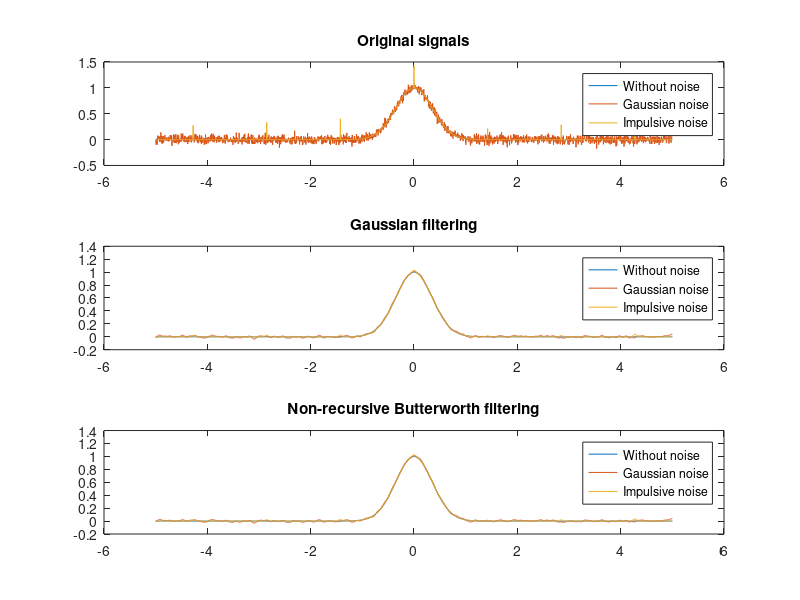

The MATLAB script that drew this image:
function lab_04
    % Input parameters
    sigma = 0.5;

    % Borders of calculation
    mult = 5;
    step = 0.005;
    t = -mult:step:mult;

    % Pulse generation
    x0 = gauspls(t, sigma);

    % Gaussian noise generation
    NA = 0;
    NS = 0.05;
    n1 = normrnd(NA,NS,[1 length(x0)]);
    x1 = x0+n1;

    % Impulsive noise generation
    count = 7;
    M = 0.4;
    n2 = impnoise(length(x0),count,M);
    x2 = x0+n2;

    % Calculation of filtering arrays
    [B,A] = butter(6,0.05,'low');
    G = gaussfilt(4,20,'low');
    BB = buttfilt(6,20,'low');

    %
    % PLOTTING
    %

    figure;
    subplot(3, 1, 1);
    plot(t,x0,t,x1,t,x2);
    title('Original signals');
    legend('Without noise','Gaussian noise','Impulsive noise');

    subplot(3, 1, 2);
    plot(t,x0,t,filtfilt(G,1,x1),t,filtfilt(G,1,x2));
    title('Gaussian filtering');
    legend('Without noise','Gaussian noise','Impulsive noise');

    subplot(3, 1, 3);
    plot(t,x0,t,filtfilt(BB,1,x1),t,filtfilt(BB,1,x2));
    title('Non-recursive Butterworth filtering');
    legend('Without noise','Gaussian noise','Impulsive noise');
end

% Gaussian pulse generation
function y = gauspls(x,s)
    y = exp(-(x/s).^2);
end

% Impulsive noise generation
function y = impnoise(size,N,mult)
    step = floor(size/N);
    y = zeros(1,size);
    for i = 0:floor(N/2)
        y(round(size/2)+i*step) = mult*(0.5+rand);
        y(round(size/2)-i*step) = mult*(0.5+rand);
    end
end

% Non-recursive Butterworth implementation
function y = buttfilt(D,size,type)
    x = linspace(-size/2,size/2,size);
    if (strcmp(type,'low'))
        y = 1./(1+(x./D).^4);
    elseif (strcmp(type,'high'))
        y = 1./(1+(D./x).^4);
    else
        y = x*sum(x);
    end
    y = y/sum(y);
end

% Non-recursive Gaussian implementation
function y = gaussfilt(sigma,size,type)
    x = linspace(-size/2,size/2,size);
    if (strcmp(type,'low'))
    y = exp(-x.^2/(2*sigma^2));
    elseif (strcmp(type,'high'))
    y = 1 - exp(-x.^2/(2*sigma^2));
    else
    y = x*sum(x);
    end
    y = y/sum(y);
end
